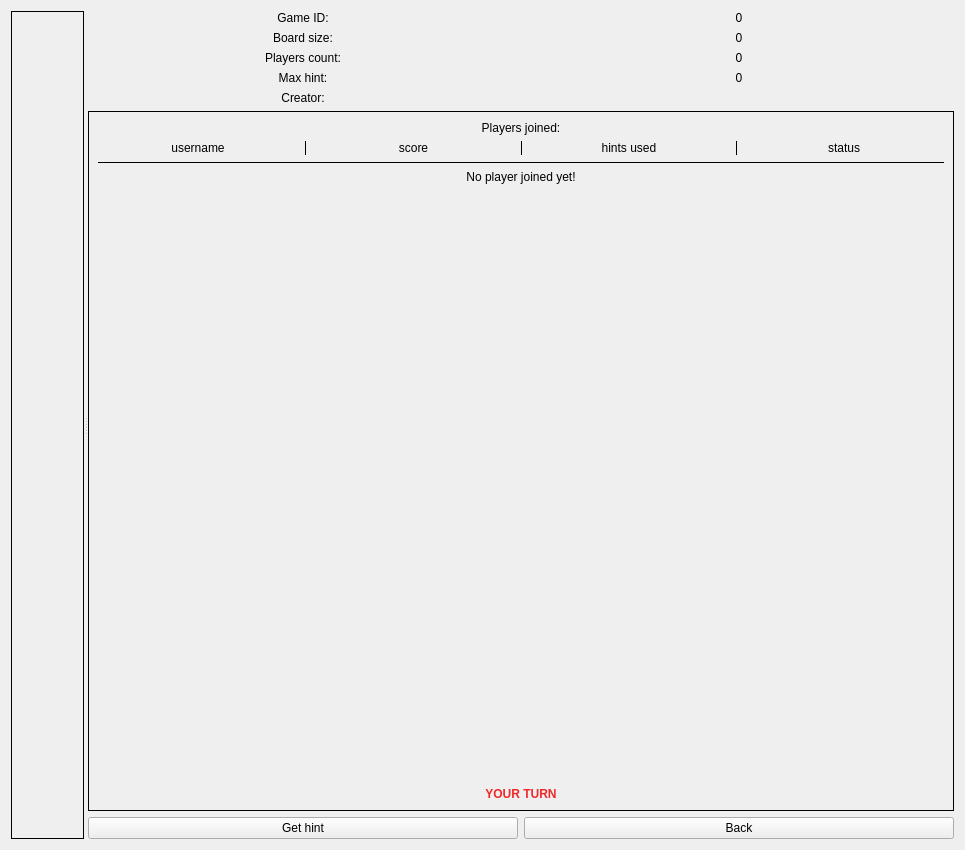
<?xml version="1.0" encoding="UTF-8"?>
<ui version="4.0">
 <class>GameScreen</class>
 <widget class="QWidget" name="GameScreen">
  <property name="geometry">
   <rect>
    <x>0</x>
    <y>0</y>
    <width>965</width>
    <height>850</height>
   </rect>
  </property>
  <property name="windowTitle">
   <string>Form</string>
  </property>
  <layout class="QVBoxLayout" name="verticalLayout_2">
   <item>
    <widget class="QSplitter" name="splitter">
     <property name="orientation">
      <enum>Qt::Horizontal</enum>
     </property>
     <widget class="QScrollArea" name="scrollArea">
      <property name="frameShape">
       <enum>QFrame::Box</enum>
      </property>
      <property name="frameShadow">
       <enum>QFrame::Plain</enum>
      </property>
      <property name="widgetResizable">
       <bool>true</bool>
      </property>
      <widget class="QWidget" name="widget">
       <property name="geometry">
        <rect>
         <x>0</x>
         <y>0</y>
         <width>90</width>
         <height>830</height>
        </rect>
       </property>
       <layout class="QGridLayout" name="gameBoard"/>
      </widget>
     </widget>
     <widget class="QWidget" name="layoutWidget">
      <layout class="QGridLayout" name="gridLayout">
       <item row="0" column="0">
        <widget class="QLabel" name="label">
         <property name="text">
          <string>Game ID:</string>
         </property>
         <property name="alignment">
          <set>Qt::AlignCenter</set>
         </property>
        </widget>
       </item>
       <item row="0" column="1">
        <widget class="QLabel" name="gameIDLabel">
         <property name="text">
          <string>0</string>
         </property>
         <property name="alignment">
          <set>Qt::AlignCenter</set>
         </property>
        </widget>
       </item>
       <item row="1" column="0">
        <widget class="QLabel" name="label_2">
         <property name="text">
          <string>Board size:</string>
         </property>
         <property name="alignment">
          <set>Qt::AlignCenter</set>
         </property>
        </widget>
       </item>
       <item row="1" column="1">
        <widget class="QLabel" name="boardSizeLabel">
         <property name="text">
          <string>0</string>
         </property>
         <property name="alignment">
          <set>Qt::AlignCenter</set>
         </property>
        </widget>
       </item>
       <item row="2" column="0">
        <widget class="QLabel" name="label_3">
         <property name="text">
          <string>Players count:</string>
         </property>
         <property name="alignment">
          <set>Qt::AlignCenter</set>
         </property>
        </widget>
       </item>
       <item row="2" column="1">
        <widget class="QLabel" name="playersCountLabel">
         <property name="text">
          <string>0</string>
         </property>
         <property name="alignment">
          <set>Qt::AlignCenter</set>
         </property>
        </widget>
       </item>
       <item row="3" column="0">
        <widget class="QLabel" name="label_5">
         <property name="text">
          <string>Max hint:</string>
         </property>
         <property name="alignment">
          <set>Qt::AlignCenter</set>
         </property>
        </widget>
       </item>
       <item row="3" column="1">
        <widget class="QLabel" name="maxHintLabel">
         <property name="text">
          <string>0</string>
         </property>
         <property name="alignment">
          <set>Qt::AlignCenter</set>
         </property>
        </widget>
       </item>
       <item row="4" column="0">
        <widget class="QLabel" name="label_4">
         <property name="text">
          <string>Creator:</string>
         </property>
         <property name="alignment">
          <set>Qt::AlignCenter</set>
         </property>
        </widget>
       </item>
       <item row="4" column="1">
        <widget class="QLabel" name="creatorUsernameLabel">
         <property name="text">
          <string/>
         </property>
         <property name="alignment">
          <set>Qt::AlignCenter</set>
         </property>
        </widget>
       </item>
       <item row="5" column="0" colspan="2">
        <widget class="QScrollArea" name="scrollArea_2">
         <property name="frameShape">
          <enum>QFrame::Box</enum>
         </property>
         <property name="frameShadow">
          <enum>QFrame::Plain</enum>
         </property>
         <property name="widgetResizable">
          <bool>true</bool>
         </property>
         <widget class="QWidget" name="scrollAreaWidgetContents">
          <property name="geometry">
           <rect>
            <x>0</x>
            <y>0</y>
            <width>847</width>
            <height>682</height>
           </rect>
          </property>
          <layout class="QVBoxLayout" name="verticalLayout">
           <item>
            <widget class="QLabel" name="label_7">
             <property name="text">
              <string>Players joined:</string>
             </property>
             <property name="alignment">
              <set>Qt::AlignCenter</set>
             </property>
            </widget>
           </item>
           <item>
            <layout class="QHBoxLayout" name="horizontalLayout">
             <item>
              <widget class="QLabel" name="label_6">
               <property name="text">
                <string>username</string>
               </property>
               <property name="alignment">
                <set>Qt::AlignCenter</set>
               </property>
              </widget>
             </item>
             <item>
              <widget class="Line" name="line_2">
               <property name="frameShadow">
                <enum>QFrame::Plain</enum>
               </property>
               <property name="orientation">
                <enum>Qt::Vertical</enum>
               </property>
              </widget>
             </item>
             <item>
              <widget class="QLabel" name="label_8">
               <property name="text">
                <string>score</string>
               </property>
               <property name="alignment">
                <set>Qt::AlignCenter</set>
               </property>
              </widget>
             </item>
             <item>
              <widget class="Line" name="line_3">
               <property name="frameShadow">
                <enum>QFrame::Plain</enum>
               </property>
               <property name="orientation">
                <enum>Qt::Vertical</enum>
               </property>
              </widget>
             </item>
             <item>
              <widget class="QLabel" name="label_9">
               <property name="text">
                <string>hints used</string>
               </property>
               <property name="alignment">
                <set>Qt::AlignCenter</set>
               </property>
              </widget>
             </item>
             <item>
              <widget class="Line" name="line_4">
               <property name="frameShadow">
                <enum>QFrame::Plain</enum>
               </property>
               <property name="orientation">
                <enum>Qt::Vertical</enum>
               </property>
              </widget>
             </item>
             <item>
              <widget class="QLabel" name="label_10">
               <property name="text">
                <string>status</string>
               </property>
               <property name="alignment">
                <set>Qt::AlignCenter</set>
               </property>
              </widget>
             </item>
            </layout>
           </item>
           <item>
            <widget class="Line" name="line">
             <property name="frameShadow">
              <enum>QFrame::Plain</enum>
             </property>
             <property name="orientation">
              <enum>Qt::Horizontal</enum>
             </property>
            </widget>
           </item>
           <item>
            <widget class="QLabel" name="noPlayerJoinedLabel">
             <property name="text">
              <string>No player joined yet!</string>
             </property>
             <property name="alignment">
              <set>Qt::AlignCenter</set>
             </property>
            </widget>
           </item>
           <item>
            <layout class="QGridLayout" name="leaderBoard"/>
           </item>
           <item>
            <spacer name="verticalSpacer">
             <property name="orientation">
              <enum>Qt::Vertical</enum>
             </property>
             <property name="sizeHint" stdset="0">
              <size>
               <width>20</width>
               <height>408</height>
              </size>
             </property>
            </spacer>
           </item>
           <item>
            <widget class="QLabel" name="yourTurnLabel">
             <property name="text">
              <string>&lt;html&gt;&lt;head/&gt;&lt;body&gt;&lt;p&gt;&lt;span style=&quot; font-weight:600; color:#ef2929;&quot;&gt;YOUR TURN&lt;/span&gt;&lt;/p&gt;&lt;/body&gt;&lt;/html&gt;</string>
             </property>
             <property name="alignment">
              <set>Qt::AlignCenter</set>
             </property>
            </widget>
           </item>
          </layout>
         </widget>
        </widget>
       </item>
       <item row="6" column="0">
        <widget class="QPushButton" name="getHintButton">
         <property name="text">
          <string>Get hint</string>
         </property>
        </widget>
       </item>
       <item row="6" column="1">
        <widget class="QPushButton" name="backButton">
         <property name="text">
          <string>Back</string>
         </property>
        </widget>
       </item>
      </layout>
     </widget>
    </widget>
   </item>
  </layout>
 </widget>
 <resources/>
 <connections/>
</ui>
